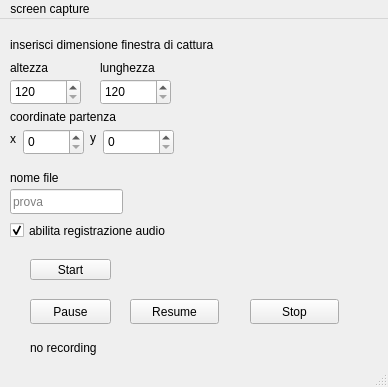
<?xml version="1.0" encoding="UTF-8"?>
<ui version="4.0">
 <class>MainWindow</class>
 <widget class="QMainWindow" name="MainWindow">
  <property name="geometry">
   <rect>
    <x>0</x>
    <y>0</y>
    <width>388</width>
    <height>387</height>
   </rect>
  </property>
  <property name="windowTitle">
   <string>MainWindow</string>
  </property>
  <widget class="QWidget" name="centralwidget">
   <widget class="QSpinBox" name="altezza">
    <property name="geometry">
     <rect>
      <x>10</x>
      <y>60</y>
      <width>71</width>
      <height>26</height>
     </rect>
    </property>
    <property name="minimum">
     <number>120</number>
    </property>
    <property name="maximum">
     <number>4320</number>
    </property>
    <property name="singleStep">
     <number>120</number>
    </property>
   </widget>
   <widget class="QLineEdit" name="lineEdit">
    <property name="geometry">
     <rect>
      <x>10</x>
      <y>170</y>
      <width>113</width>
      <height>25</height>
     </rect>
    </property>
    <property name="focusPolicy">
     <enum>Qt::WheelFocus</enum>
    </property>
    <property name="text">
     <string/>
    </property>
    <property name="placeholderText">
     <string>prova</string>
    </property>
   </widget>
   <widget class="QCheckBox" name="checkBox">
    <property name="geometry">
     <rect>
      <x>10</x>
      <y>200</y>
      <width>241</width>
      <height>23</height>
     </rect>
    </property>
    <property name="acceptDrops">
     <bool>false</bool>
    </property>
    <property name="text">
     <string>abilita registrazione audio</string>
    </property>
    <property name="checked">
     <bool>true</bool>
    </property>
   </widget>
   <widget class="QPushButton" name="pushButton">
    <property name="geometry">
     <rect>
      <x>30</x>
      <y>240</y>
      <width>81</width>
      <height>21</height>
     </rect>
    </property>
    <property name="text">
     <string>Start</string>
    </property>
   </widget>
   <widget class="QPushButton" name="pushButton_2">
    <property name="geometry">
     <rect>
      <x>250</x>
      <y>280</y>
      <width>89</width>
      <height>25</height>
     </rect>
    </property>
    <property name="text">
     <string>Stop</string>
    </property>
   </widget>
   <widget class="QLabel" name="label">
    <property name="geometry">
     <rect>
      <x>10</x>
      <y>150</y>
      <width>67</width>
      <height>17</height>
     </rect>
    </property>
    <property name="text">
     <string>nome file</string>
    </property>
   </widget>
   <widget class="QLabel" name="label_2">
    <property name="geometry">
     <rect>
      <x>10</x>
      <y>10</y>
      <width>261</width>
      <height>31</height>
     </rect>
    </property>
    <property name="text">
     <string>inserisci dimensione finestra di cattura</string>
    </property>
   </widget>
   <widget class="QSpinBox" name="lunghezza">
    <property name="geometry">
     <rect>
      <x>100</x>
      <y>60</y>
      <width>71</width>
      <height>26</height>
     </rect>
    </property>
    <property name="minimum">
     <number>120</number>
    </property>
    <property name="maximum">
     <number>17680</number>
    </property>
    <property name="singleStep">
     <number>120</number>
    </property>
    <property name="value">
     <number>120</number>
    </property>
   </widget>
   <widget class="QLabel" name="label_3">
    <property name="geometry">
     <rect>
      <x>10</x>
      <y>40</y>
      <width>67</width>
      <height>17</height>
     </rect>
    </property>
    <property name="text">
     <string>altezza</string>
    </property>
   </widget>
   <widget class="QLabel" name="label_4">
    <property name="geometry">
     <rect>
      <x>100</x>
      <y>40</y>
      <width>71</width>
      <height>17</height>
     </rect>
    </property>
    <property name="text">
     <string>lunghezza</string>
    </property>
   </widget>
   <widget class="QPushButton" name="pushButton_3">
    <property name="geometry">
     <rect>
      <x>30</x>
      <y>280</y>
      <width>81</width>
      <height>25</height>
     </rect>
    </property>
    <property name="text">
     <string>Pause</string>
    </property>
   </widget>
   <widget class="QLabel" name="label_5">
    <property name="geometry">
     <rect>
      <x>10</x>
      <y>90</y>
      <width>171</width>
      <height>16</height>
     </rect>
    </property>
    <property name="text">
     <string>coordinate partenza</string>
    </property>
   </widget>
   <widget class="QLabel" name="label_6">
    <property name="geometry">
     <rect>
      <x>10</x>
      <y>110</y>
      <width>67</width>
      <height>20</height>
     </rect>
    </property>
    <property name="text">
     <string>x</string>
    </property>
   </widget>
   <widget class="QLabel" name="label_7">
    <property name="geometry">
     <rect>
      <x>90</x>
      <y>110</y>
      <width>67</width>
      <height>17</height>
     </rect>
    </property>
    <property name="text">
     <string>y</string>
    </property>
   </widget>
   <widget class="QSpinBox" name="coordx">
    <property name="geometry">
     <rect>
      <x>23</x>
      <y>110</y>
      <width>61</width>
      <height>26</height>
     </rect>
    </property>
    <property name="maximum">
     <number>4320</number>
    </property>
   </widget>
   <widget class="QSpinBox" name="coordy">
    <property name="geometry">
     <rect>
      <x>103</x>
      <y>110</y>
      <width>71</width>
      <height>26</height>
     </rect>
    </property>
    <property name="maximum">
     <number>17680</number>
    </property>
   </widget>
   <widget class="QPushButton" name="ResumeButton">
    <property name="geometry">
     <rect>
      <x>130</x>
      <y>280</y>
      <width>89</width>
      <height>25</height>
     </rect>
    </property>
    <property name="text">
     <string>Resume</string>
    </property>
   </widget>
   <widget class="QLabel" name="status">
    <property name="enabled">
     <bool>true</bool>
    </property>
    <property name="geometry">
     <rect>
      <x>30</x>
      <y>320</y>
      <width>141</width>
      <height>17</height>
     </rect>
    </property>
    <property name="text">
     <string>no recording</string>
    </property>
   </widget>
  </widget>
  <widget class="QMenuBar" name="menubar">
   <property name="geometry">
    <rect>
     <x>0</x>
     <y>0</y>
     <width>388</width>
     <height>22</height>
    </rect>
   </property>
   <widget class="QMenu" name="menuscreen_capture">
    <property name="title">
     <string>screen capture</string>
    </property>
   </widget>
   <addaction name="menuscreen_capture"/>
  </widget>
  <widget class="QStatusBar" name="statusbar"/>
 </widget>
 <resources/>
 <connections/>
</ui>
